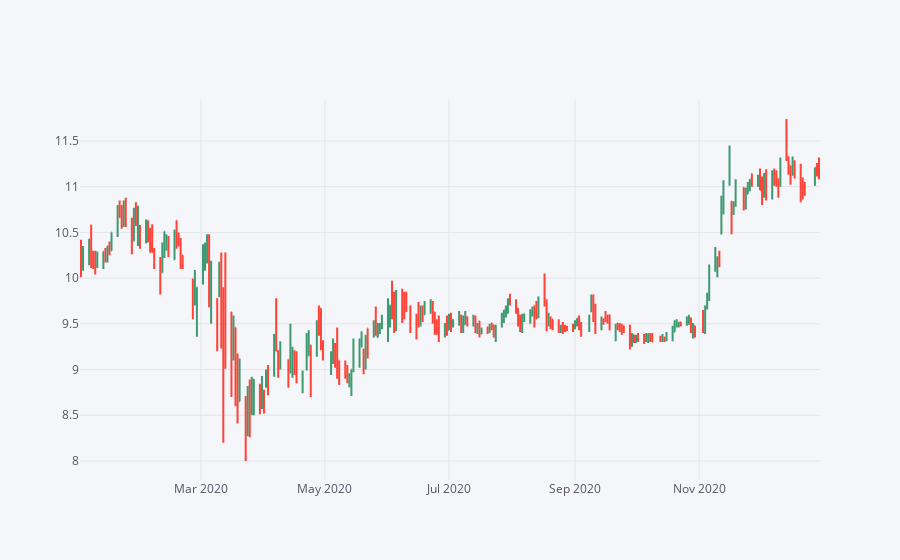

Write notebook code for a chart like this one.
### Code cell
# Gráfico OHLC

df.loc['2020'].iplot(kind='ohlc')

### Figure 1 — Plotly figure (JSON) as saved in the notebook; plotly's stock layout.template omitted (floating-point values rounded to 4 significant figures; data arrays with more than 128 entries replaced by an {"elided": "..."} marker saying what was removed)
{"data": [{"close": {"elided": "248 float values"}, "high": {"elided": "248 float values"}, "low": {"elided": "248 float values"}, "open": {"elided": "248 float values"}, "showlegend": false, "type": "ohlc", "x": {"elided": "248 str values"}, "yaxis": "y2"}], "layout": {"legend": {"bgcolor": "#F5F6F9", "font": {"color": "#4D5663"}}, "paper_bgcolor": "#F5F6F9", "plot_bgcolor": "#F5F6F9", "title": {"font": {"color": "#4D5663"}}, "xaxis": {"gridcolor": "#E1E5ED", "rangeslider": {"visible": false}, "showgrid": true, "tickfont": {"color": "#4D5663"}, "title": {"font": {"color": "#4D5663"}, "text": ""}, "zerolinecolor": "#E1E5ED"}, "yaxis": {"gridcolor": "#E1E5ED", "showgrid": true, "showticklabels": false, "tickfont": {"color": "#4D5663"}, "title": {"font": {"color": "#4D5663"}, "text": ""}, "zerolinecolor": "#E1E5ED"}, "yaxis2": {"gridcolor": "#E1E5ED", "showgrid": true, "tickfont": {"color": "#4D5663"}, "title": {"font": {"color": "#4D5663"}, "text": ""}, "zerolinecolor": "#E1E5ED"}}}
